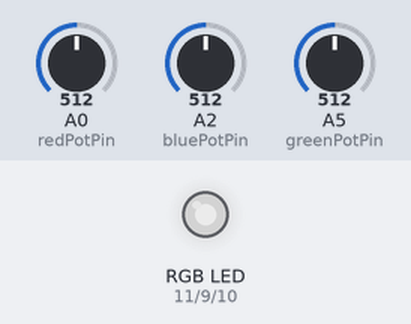
Bench run of a sketch on a simulated Arduino Uno, built with avr-gcc and run on an emulated ATmega328P. Parts: an RGB LED mixed from three pins (HIGH = lit). The test bench sets the inputs (shaded band); at power-on: A0 (redPotPin) = 512, A2 (bluePotPin) = 512, A5 (greenPotPin) = 512. Dim RGB values are drawn brighter than linear.

Above: at 1.2 s.
1.3 s: A0 (redPotPin) set to 716
At 1.9 s:
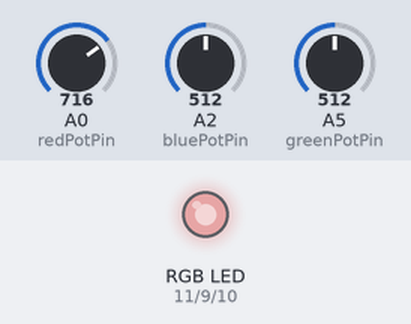
2.8 s: A2 (bluePotPin) set to 716
At 3.1 s:
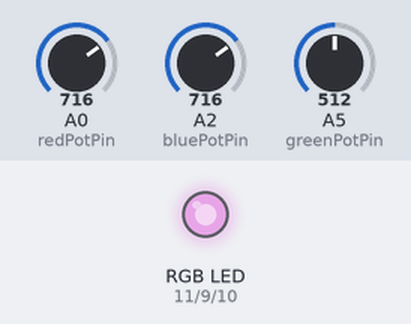
4.3 s: A5 (greenPotPin) set to 716
At 5.4 s:
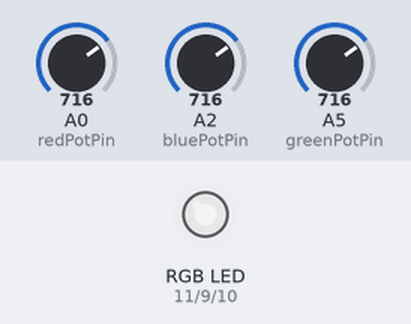
5.8 s: A0 (redPotPin) set to 900
At 6.6 s:
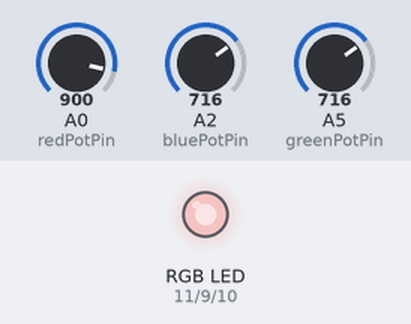
7.3 s: A2 (bluePotPin) set to 900
At 7.7 s:
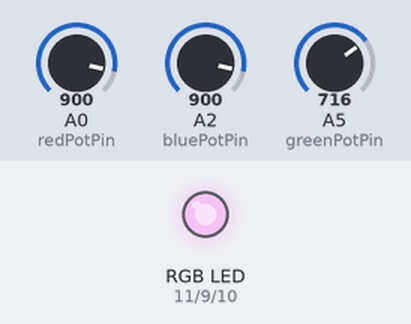
8.8 s: A5 (greenPotPin) set to 900
At 10.0 s:
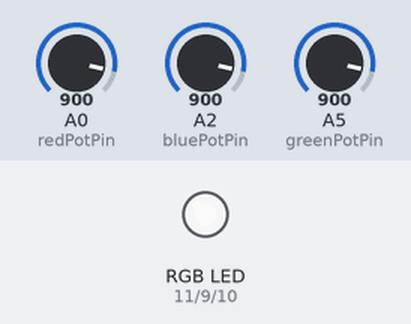
Timing chart, 0 to 11.3 s (numbered marks = the images above; inputs shaded):
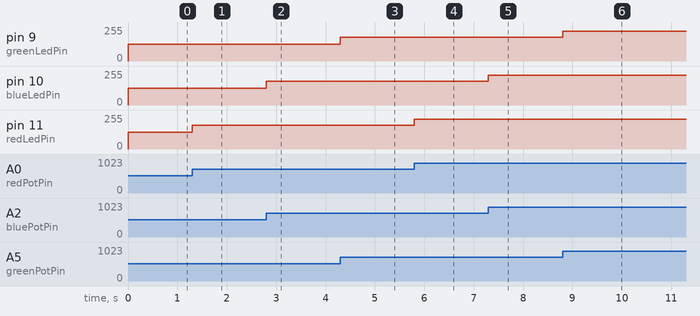

Measured:
- after the input at 1.3 s, pin 11 (redLedPin): 127/255 → 178/255 at once
- after the input at 2.8 s, pin 10 (blueLedPin): 127/255 → 178/255 at once
- after the input at 4.3 s, pin 9 (greenLedPin): 127/255 → 178/255 at once
- after the input at 5.8 s, pin 11 (redLedPin): 178/255 → 224/255 at once
- after the input at 7.3 s, pin 10 (blueLedPin): 178/255 → 224/255 at once
- after the input at 8.8 s, pin 9 (greenLedPin): 178/255 → 224/255 at once

The sketch:

Homework1.ino
```cpp
const int redPotPin = A0;
const int greenPotPin = A5;
const int bluePotPin = A2;

const int redLedPin = 11;
const int greenLedPin = 9;
const int blueLedPin = 10;

const int minAnalogValue = 0;
const int maxAnalogReadValue = 1023;
const int maxAnalogWriteValue = 255;

int redPotValue = 0;
int greenPotValue = 0;
int bluePotValue = 0;

int redLedValue = 0;
int greenLedValue = 0;
int blueLedValue = 0;


void setup() {
  pinMode(redPotPin, INPUT);
  pinMode(greenPotPin, INPUT);
  pinMode(bluePotPin, INPUT);

  pinMode(redLedPin, OUTPUT);
  pinMode(greenLedPin, OUTPUT);
  pinMode(blueLedPin, OUTPUT);
}


void loop() {
  redPotValue = analogRead(redPotPin);
  greenPotValue = analogRead(greenPotPin);
  bluePotValue = analogRead(bluePotPin);

  redLedValue = map(redPotValue, minAnalogValue, maxAnalogReadValue, minAnalogValue, maxAnalogWriteValue);
  greenLedValue = map(greenPotValue, minAnalogValue, maxAnalogReadValue, minAnalogValue, maxAnalogWriteValue);
  blueLedValue = map(bluePotValue, minAnalogValue, maxAnalogReadValue, minAnalogValue, maxAnalogWriteValue);

  analogWrite(redLedPin, redLedValue);
  analogWrite(greenLedPin, greenLedValue);
  analogWrite(blueLedPin, blueLedValue);
}
```
